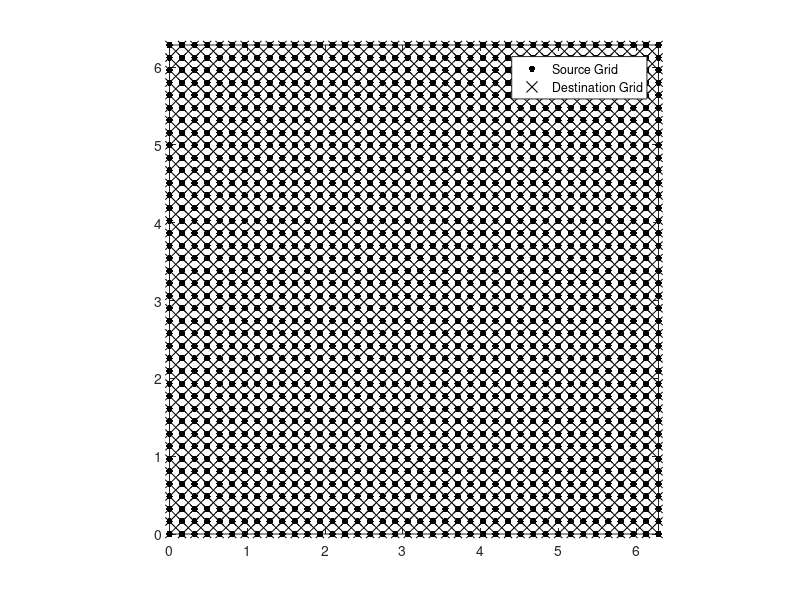

This figure's MATLAB source: (Note: this script raises an error after producing the figure.)
%% Structured grid
% This is a sample code showing how to use ConstructPolyInterpolant2D().
% Pay attention that no data is needed to construct the interpolator. Only
% the coordinates of the points on source and destination grid are needed.
clear;clc;close all
%% Initializing Part I
disp('- Initializing')
xMin=0;
xMax=2*pi;
yMin=0;
yMax=2*pi;

nx=40;
ny=40;

nPoly=3; % We gonna fit a third order polynomial, 
nInterp=-30; % nPoly=3 requires 16 points. However, 
             % we are going to use at least 30 points. This would be 
             % the least-square fit of the surface.
             % Note that: min(nInterp)=(nPoly+1)^2. Otherwise it won't work.

%% Generating the Source Grid
disp('- Generating the source grid.')
[xn,yn]=meshgrid(linspace(xMin,xMax,nx),linspace(yMin,yMax,ny));

%% Finding the cell centers
disp('- Generating the destination grid')
xc=(xn(1:ny-1,1:nx-1)+xn(2:ny,1:nx-1)+xn(1:ny-1,2:nx)+xn(2:ny,2:nx))*0.25;
yc=(yn(1:ny-1,1:nx-1)+yn(2:ny,1:nx-1)+yn(1:ny-1,2:nx)+yn(2:ny,2:nx))*0.25;

%% Ploting source and destination grid
figure
plot(xn(:),yn(:),'k.','MarkerSize',15);
hold on
plot(xc(:),yc(:),'kx','MarkerSize',15);
axis tight;
axis square;
legend('Source Grid','Destination Grid');

%% Constructing the Interpolant
% Note: that we do not need the data on the source grid to create the
% interpolant.
disp('- Constructing the interpolant')
tic
P=ConstructPolyInterpolant2D(xn(:),yn(:),xc(:),yc(:),nPoly,nInterp);
toc

%% Generarting some Data
disp('- Generating some data and interpolating')
F1=@(x,y) (sin(sqrt(x.^2+y.^2)));
zn=F1(xn,yn);
zc_interp=reshape(P*zn(:),size(xc));
zc_Analytic=F1(xc,yc);
RMSE=sqrt(mean((zc_Analytic(:)-zc_interp(:)).^2));

figure
surface(xc,yc,zc_interp,'EdgeColor','none');
title(['nPoly: ' num2str(nPoly) ', RMSE= ' num2str(RMSE)]);
axis tight

%% Generating some more data
disp('- Generating multiple data field on the source grid and interpolating them.')
F2=@(x,y) (sin(x).*cos(y));
F3=@(x,y) (exp(-sqrt(x.^2+y.^2)));
F4=@(x,y,x0,y0) (exp(-sqrt((x-x0).^2+(y-y0).^2)));

zn(:,:,1)=F1(xn,yn);
zn(:,:,2)=F2(xn,yn);
zn(:,:,3)=F3(xn,yn);
zn(:,:,4)=F4(xn,yn,mean(mean(xn)),mean(mean(yn)));

zc_Analytic(:,:,1)=F1(xc,yc);
zc_Analytic(:,:,2)=F2(xc,yc);
zc_Analytic(:,:,3)=F3(xc,yc);
zc_Analytic(:,:,4)=F4(xc,yc,mean(mean(xn)),mean(mean(yn)));

%% Now interpolating
% Note that the same interpolant is used for all data fields and they can
% be all interpolated with one sparse matrix multiplication.
zc_interp=P*reshape(zn,nx*ny,4); % There are 4 data fields.
zc_interp=reshape(zc_interp,(nx-1),(ny-1),4); % these two commands can be combined in one.
                                              % They were separated for clarity.

%% calculating the RMSE and plotting
RMSE=zeros(4,1);
figure
for i=1:4
  RMSE(i)=sqrt(mean((reshape(zc_Analytic(:,:,i),(nx-1)*(ny-1),1)-reshape(zc_interp(:,:,i),(nx-1)*(ny-1),1)).^2));
  subplot(2,2,i);
  surface(xc,yc,squeeze(zc_interp(:,:,i)),'EdgeColor','none');
  title(['F' num2str(i) ', nPoly: ' num2str(nPoly) ', RMSE:' num2str(RMSE(i))])
  axis tight
  axis square
end












